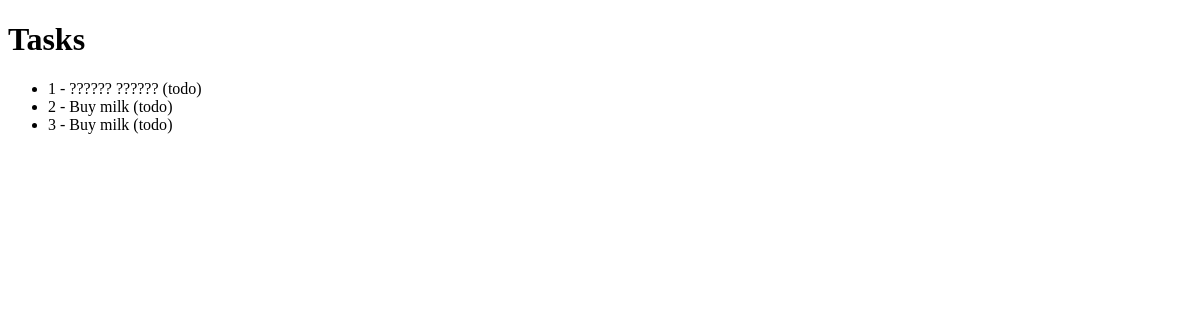
/tasks, run on an earlier commit of the app's database.
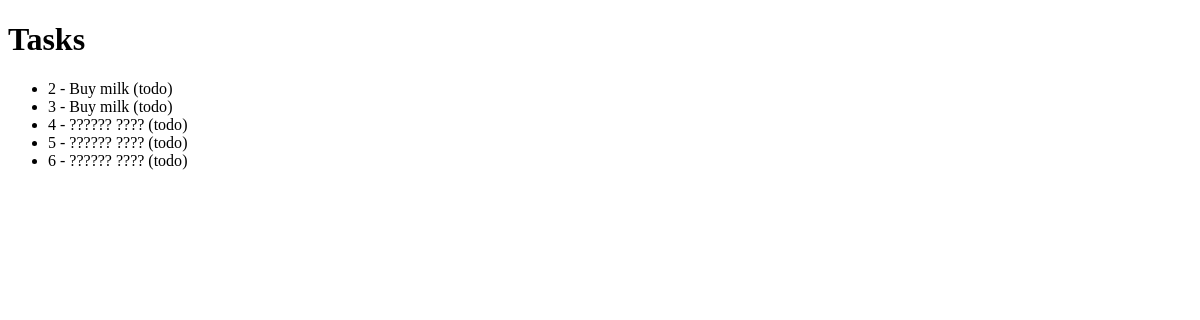
And on a later commit of the database.
### tables this page shows
CREATE TABLE tasks 
                     (id INTEGER PRIMARY KEY AUTOINCREMENT, title TEXT, status TEXT);

### main.py (the view)
@app.route('/tasks', methods=['GET'])
def tasks():
    conn = sqlite3.connect('tasks.db')
    c = conn.cursor()
    c.execute('SELECT * FROM tasks')
    tasks_list = [{'id' : row[0], 'title' : row[1], 'status' : row[2]} for row in c.fetchall()]
    conn.close()
    return render_template('tasks.html', tasks=tasks_list)

### templates/tasks.html (shortened to what this page needs)
<!DOCTYPE html>
<html lang="en">
<head>
</head>
<body>
    <h1>Tasks</h1>
    <ul>
        {% for task in tasks %}
            <li>{{ task.id }} - {{ task.title }} ({{ task.status }})</li>
        {% endfor %}
    </ul>
</body>
</html>

What changed in the data, as far as the page shows it:
removed tasks: id "1", title "?????? ??????", status "todo"
added tasks: id "4", title "?????? ????", status "todo"
added tasks: id "5", title "?????? ????", status "todo"
added tasks: id "6", title "?????? ????", status "todo"
